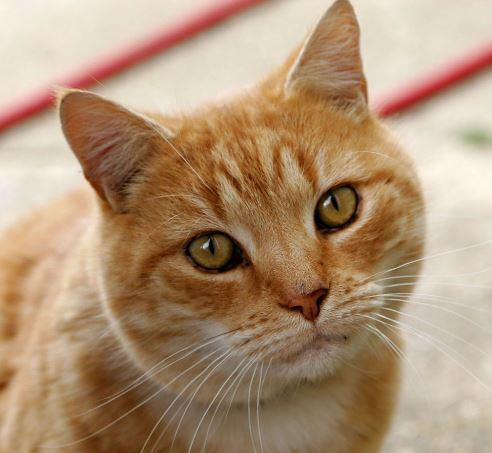
#> input picture solution/data/cat.jpg, 492 x 453 px
$ jupyter execute '9-1_K Means Clustering 2 .ipynb'   (shell and % lines are left out)
#> lines starting #> are read from the running program, lines starting #| are printed output that depends on the picture
# Use K Means to compress color spaces of images

One common example of K Means Clustering is to compress the colour spaces of images. An image usually comes with a 24-bit colour depth, meaning 2^24 = 16,777,216 colour variations.

K Means can be used to organize the colour variations into the their respective colour clusters. The "K" (number of cluster) here will be the the number of colour space. If K is set to 8, the available colour space is 8.

[cell 1]
import numpy as np
import matplotlib.pyplot as plt

Read your image by using OpenCV and load it into a OpenCV-interpretable numpy array.

[cell 2]
import cv2
image = cv2.imread("data/cat.jpg", cv2.IMREAD_COLOR)
#> image is the input picture: shape (453, 492, 3); mean B, G, R 117.9, 146.9, 175.5

[cell 3]
plt.imshow(cv2.cvtColor(image,cv2.COLOR_BGR2RGB))

Show the dimension of the input picture, (Height, Width, Depth)

[cell 4]
image.shape
#> Out = (453, 492, 3)

Every colour channel has 256 possible values, the number of possible colours is 256 * 256 * 256 = 16,777,216, approx 16 million colours. Let us reduce the color space from 16 million to 8 colours.

[cell 5]
image_scaled = image / 255.0 # use 0...1 scale
image_scaled = image_scaled.reshape((-1, 3))
image_scaled.shape
#> Out = (222876, 3)

[cell 6]
from sklearn.cluster import KMeans
num_clusters = 8
model = KMeans(init='k-means++', n_clusters=num_clusters, n_init=10)

[cell 7]
model.fit(image_scaled.astype(np.float32))

Get the:
- cluster_centers_ : Coordinates of cluster centers.
- labels_ : Labels of each point
- inertia_ : Sum of squared distance from each point to their corresponding center

[cell 8]
centroids = model.cluster_centers_
labels = model.labels_
inertia = model.inertia_

The generated clusters corresponds to the 8 colors of our reduced color palette.

Visual inspection of the centroids array shows that all colours have three channels (B, G, R) with values ranging between 0 and 1.

[cell 9]
centroids

The labels will equal to the number of clusters that we have set.

[cell 10]
np.unique(labels)

These 8 colours correspond to the 8 cluster labels contained in the labels vector.

We want all our data points with label 0 to be colored according to row 0 in the centers array whereas all data points with label 1 to be colored according to row 1 in the centers array and same for other labels.

We use labels as an index into the centroids array which is also represents our new colours.

[cell 11]
new_colours = centroids[labels].reshape((-1, 3))

[cell 12]
image_compressed = new_colours.reshape(image.shape)

[cell 13]
plt.figure(figsize=(10, 10))
plt.imshow(cv2.cvtColor(image_compressed, cv2.COLOR_BGR2RGB));
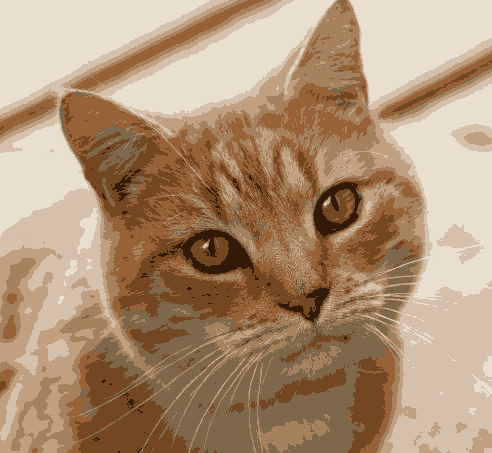
#> image_compressed: shape (453, 492, 3) float32; mean of channels 0, 1, 2 0.462, 0.576, 0.689; drawn as B, G, R
plt.title('8 Colour Image')

Let try to do another round of color space compression but this time we only manipulate the 1 channel colour space.

[cell 14]
import cv2
image = cv2.imread("data/cat.jpg", cv2.IMREAD_GRAYSCALE)
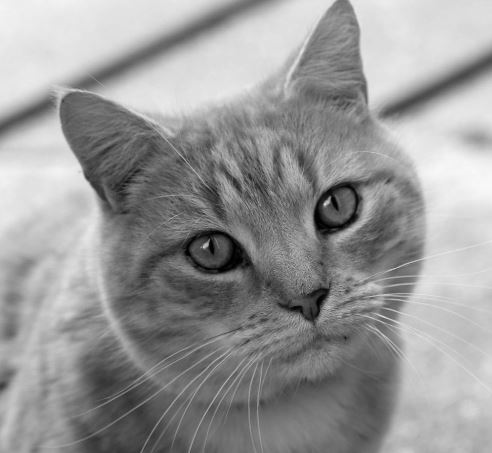
#> image: shape (453, 492); min 0, max 249, mean 152.1

[cell 15]
plt.imshow(cv2.cvtColor(image,cv2.COLOR_GRAY2RGB))

[cell 16]
image.shape
#> Out = (453, 492)

Scale the pixel values into a range of 0 to 1.

[cell 17]
image_scaled = image / 255.0
#> image_scaled: shape (453, 492) float64
image_scaled = image_scaled.reshape((-1, 1))
image_scaled.shape
#> Out = (222876, 1)

[cell 18]
image_scaled

[cell 19]
from sklearn.cluster import KMeans
num_clusters = 4
model = KMeans(init='k-means++', n_clusters=num_clusters, n_init=10)

[cell 20]
model.fit(image_scaled.astype(np.float32))

[cell 21]
centroids = model.cluster_centers_
labels = model.labels_
inertia = model.inertia_

[cell 22]
centroids

[cell 23]
new_colours = centroids[labels].reshape((-1, 1))

[cell 24]
image_compressed = new_colours.reshape(image.shape)

[cell 25]
plt.figure(figsize=(10, 10))
plt.imshow(cv2.cvtColor(image_compressed, cv2.COLOR_GRAY2RGB));
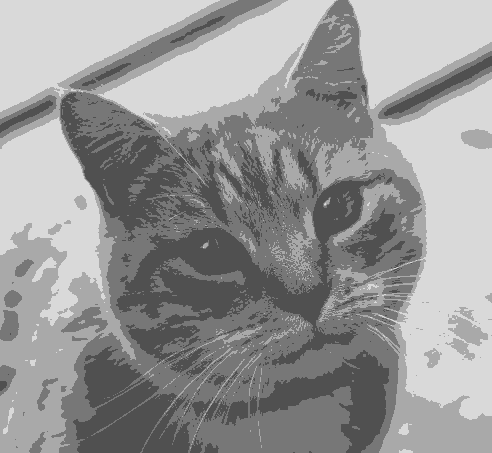
#> image_compressed: shape (453, 492) float32; min 0.316, max 0.855, mean 0.597
plt.title('4 Colour Image')
